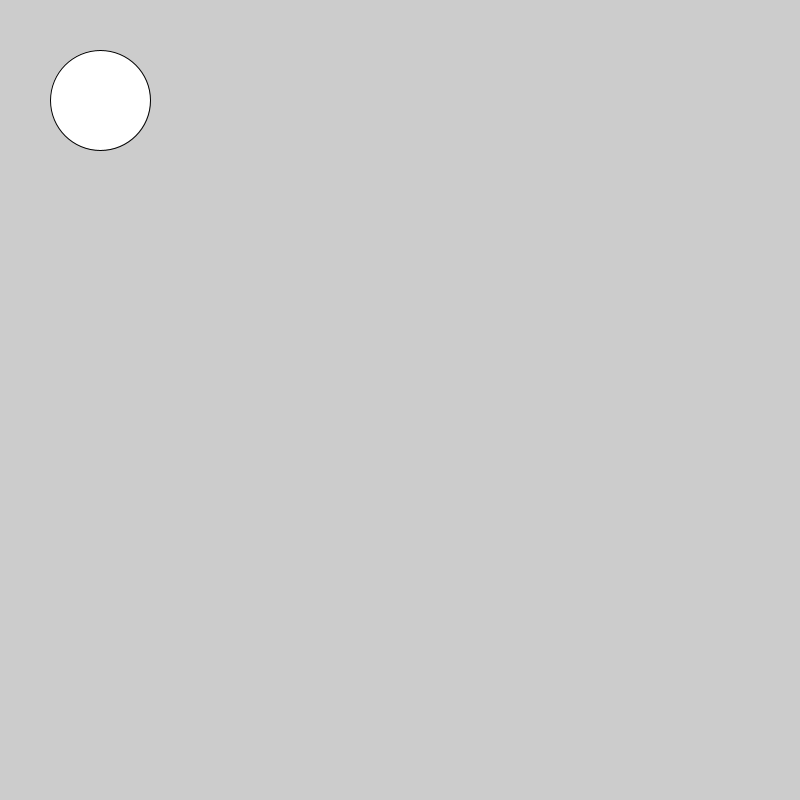
Frame 1 (no input)
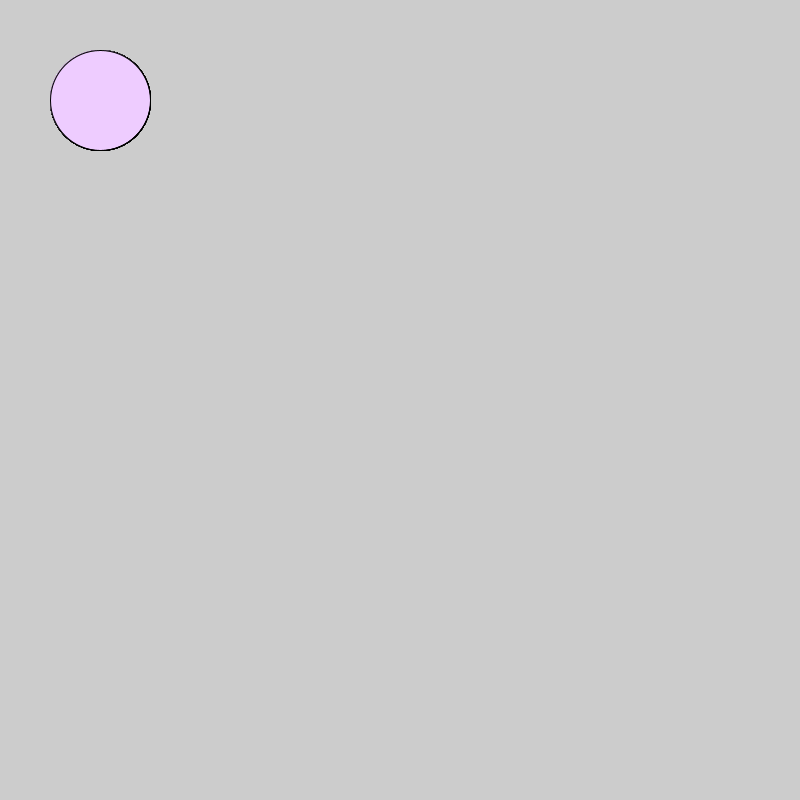
Frame 60 (the mouse pressed at the canvas centre just before this capture)
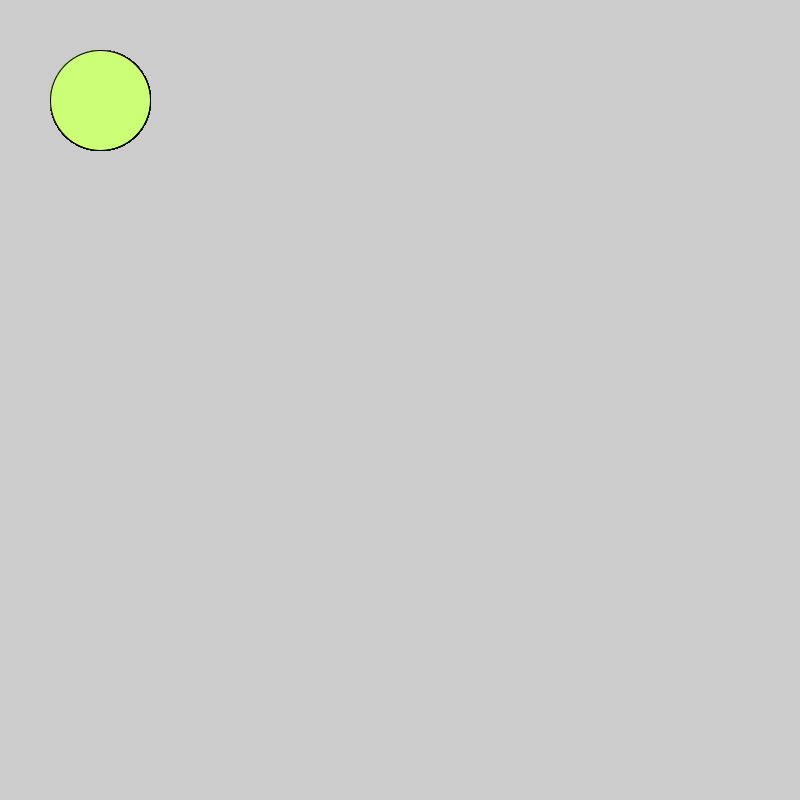
Frame 120 (the mouse held since frame 60 and released just before this capture)

The Processing sketch that drew these frames (run headless with seeded random() and noise(); from frame 60 on, the mouse is pressed at the canvas centre):

// Processing sketch: logical_dots
// ── logical_dots.pde
void setup() {
  size(800, 800);
}

void draw() {
  
  ellipse(100,100,100,100);
  fill(238,204,255);
  if(mousePressed){
    fill(204,255,119);}
}
// Copyright Wintriss Technical Schools 2013
